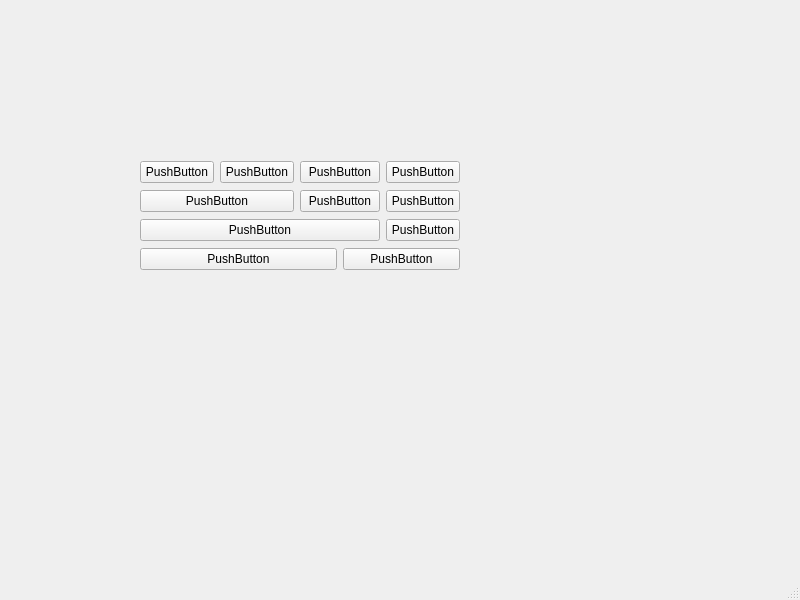
<?xml version="1.0" encoding="UTF-8"?>
<ui version="4.0">
 <class>MainWindow</class>
 <widget class="QMainWindow" name="MainWindow">
  <property name="geometry">
   <rect>
    <x>0</x>
    <y>0</y>
    <width>800</width>
    <height>600</height>
   </rect>
  </property>
  <property name="windowTitle">
   <string>MainWindow</string>
  </property>
  <widget class="QWidget" name="centralwidget">
   <widget class="QWidget" name="">
    <property name="geometry">
     <rect>
      <x>140</x>
      <y>160</y>
      <width>320</width>
      <height>112</height>
     </rect>
    </property>
    <layout class="QGridLayout" name="gridLayout">
     <item row="0" column="0">
      <widget class="QPushButton" name="pushButton">
       <property name="text">
        <string>PushButton</string>
       </property>
      </widget>
     </item>
     <item row="0" column="1">
      <widget class="QPushButton" name="pushButton_2">
       <property name="text">
        <string>PushButton</string>
       </property>
      </widget>
     </item>
     <item row="0" column="2" colspan="2">
      <widget class="QPushButton" name="pushButton_3">
       <property name="text">
        <string>PushButton</string>
       </property>
      </widget>
     </item>
     <item row="0" column="4">
      <widget class="QPushButton" name="pushButton_6">
       <property name="text">
        <string>PushButton</string>
       </property>
      </widget>
     </item>
     <item row="1" column="0" colspan="2">
      <widget class="QPushButton" name="pushButton_4">
       <property name="text">
        <string>PushButton</string>
       </property>
      </widget>
     </item>
     <item row="1" column="2" colspan="2">
      <widget class="QPushButton" name="pushButton_5">
       <property name="text">
        <string>PushButton</string>
       </property>
      </widget>
     </item>
     <item row="1" column="4">
      <widget class="QPushButton" name="pushButton_7">
       <property name="text">
        <string>PushButton</string>
       </property>
      </widget>
     </item>
     <item row="2" column="0" colspan="4">
      <widget class="QPushButton" name="pushButton_8">
       <property name="text">
        <string>PushButton</string>
       </property>
      </widget>
     </item>
     <item row="2" column="4">
      <widget class="QPushButton" name="pushButton_9">
       <property name="text">
        <string>PushButton</string>
       </property>
      </widget>
     </item>
     <item row="3" column="0" colspan="3">
      <widget class="QPushButton" name="pushButton_10">
       <property name="text">
        <string>PushButton</string>
       </property>
      </widget>
     </item>
     <item row="3" column="3" colspan="2">
      <widget class="QPushButton" name="pushButton_11">
       <property name="text">
        <string>PushButton</string>
       </property>
      </widget>
     </item>
    </layout>
   </widget>
  </widget>
  <widget class="QMenuBar" name="menubar">
   <property name="geometry">
    <rect>
     <x>0</x>
     <y>0</y>
     <width>800</width>
     <height>23</height>
    </rect>
   </property>
  </widget>
  <widget class="QStatusBar" name="statusbar"/>
 </widget>
 <resources/>
 <connections/>
</ui>
